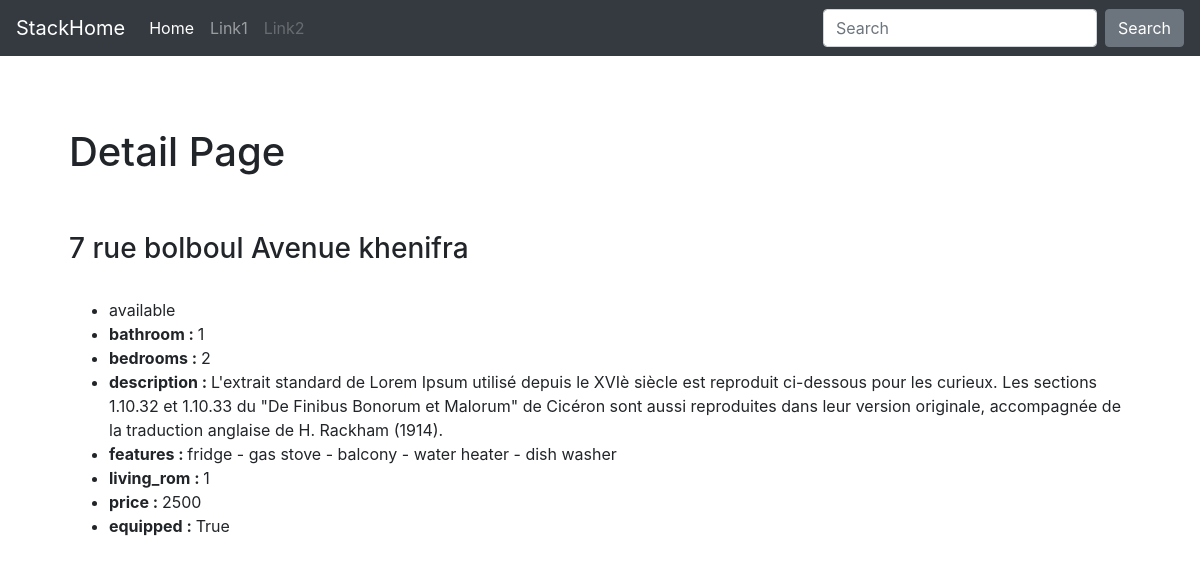
Page /stackhome/1/ on the committed database.
### stackhome/models.py (models this page shows)
class Apartment(models.Model):
    NUMBERS = (
        (0, 'zero'),
        (1, 'one'),
        (2, 'two'),
        (3, 'three'),
        (4, 'four'),
    )
    address = models.CharField(max_length=1000, default="null")
    equipped = models.BooleanField(default=False)
    bedrooms = models.IntegerField(choices=NUMBERS)
    living_rom = models.IntegerField(choices=NUMBERS)
    bathroom = models.IntegerField(choices=NUMBERS, default=1)
    price = models.PositiveSmallIntegerField(default=0)
    features = models.CharField(max_length=1000)  # fridge gas_stove balcony water_heater dish_washer washing_machine
    description = models.CharField(max_length=1000)
    available = models.BooleanField(default=True)

### stackhome/views.py (the view)
# urls.py: path('<int:pk>/', views.DetailView.as_view(), name='detail'),
class DetailView(generic.DetailView):
    template_name = 'stackhome/detail.html'
    context_object_name = 'apartment'
    model = Apartment

### stackhome/templates/stackhome/detail.html (shortened to what this page needs)
{% extends 'stackhome/base.html' %}
{% block container %}
    <div class="starter-template">
    <h1>Detail Page</h1>
        <br><br>
    <h3>{{ apartment.address }}</h3><br>
    <ul>
        <li>{% if apartment.available %}
            available
            {% else %}
            Not Available
            {% endif %}
        </li>
        <li><b>bathroom : </b>{{ apartment.bathroom }}</li>
        <li><b>bedrooms : </b>{{ apartment.bedrooms }}</li>
        <li><b>description : </b>{{ apartment.description }}</li>
        <li><b>features : </b>{{ apartment.features }}</li>
        <li><b>living_rom : </b>{{ apartment.living_rom }}</li>
        <li><b>price : </b>{{ apartment.price }}</li>
        <li><b>equipped : </b>{{ apartment.equipped }}</li>
    </ul>
  </div>
{% endblock %}

### stackhome/static/stackhome/css/starter-template.css (style rules this page uses)
body { padding-top: 5rem; }
.starter-template { padding: 3rem 1.5rem; #text-align: center; }

### rows in the picture
Apartment: address "7 rue bolboul Avenue khenifra", bathroom "1", bedrooms "2", description "L'extrait standard de Lorem Ipsum utilisé depuis le XVIè siècle est reproduit ci-dessous pour les curieux. Les sections 1.10.32 et 1.10.33 du \"De Finibus Bonorum et Malorum\" de Cicéron sont aussi reproduites dans leur version originale, accompagnée de la traduction anglaise de H. Rackham (1914).", features "fridge - gas stove - balcony - water heater - dish washer", living_rom "1", price "2500", equipped "True"
